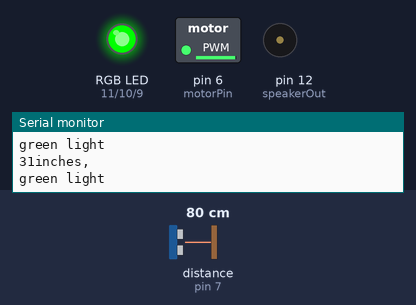
The sketch below on a simulated Arduino Uno, built with avr-gcc and run on an emulated ATmega328P. On the bench: switched loads named in the sketch (green lamp = pin HIGH), an RGB LED mixed from three pins (HIGH = lit), buzzer (waves = sounding), the last lines printed to the serial monitor. Wiring (inferred from the names in the program): ultrasonic range finder: trigger pin 7; echo pin 7. The inputs (shaded band) are chosen by the test bench; at power-on: distance to the obstacle (sensor on pin 7) 80 cm. The echo pulse lasts 58.3 µs per cm; dim RGB values are drawn brighter than linear.

Above: at 1.2 s.
1.3 s: distance to the obstacle (sensor on pin 7) set to 45 cm
4.3 s: distance to the obstacle (sensor on pin 7) set to 38 cm
At 6.0 s:
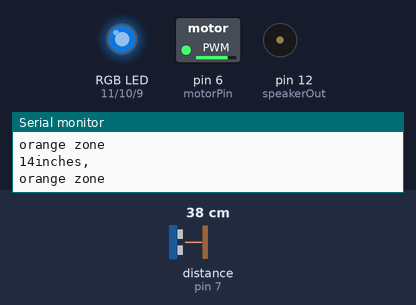
6.8 s: distance to the obstacle (sensor on pin 7) set to 2 cm
At 8.2 s:
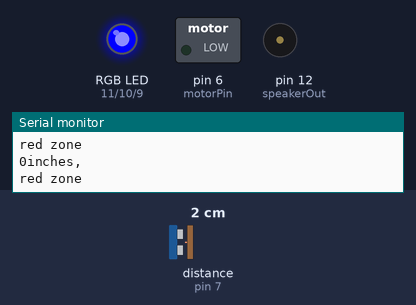
8.9 s: distance to the obstacle (sensor on pin 7) set to 9 cm
11.9 s: distance to the obstacle (sensor on pin 7) set to 12 cm
At 12.6 s:
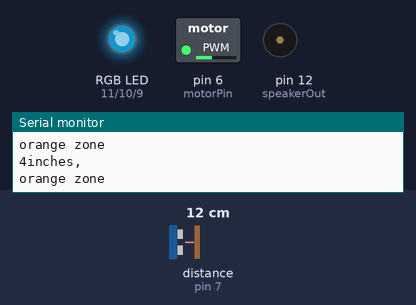
13.6 s: distance to the obstacle (sensor on pin 7) set to 21 cm
15.1 s: distance to the obstacle (sensor on pin 7) set to 27 cm
At 16.5 s:
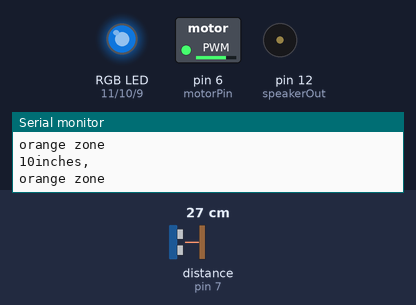
Timing chart, 0 to 18.1 s (numbered marks = the images above; inputs shaded):
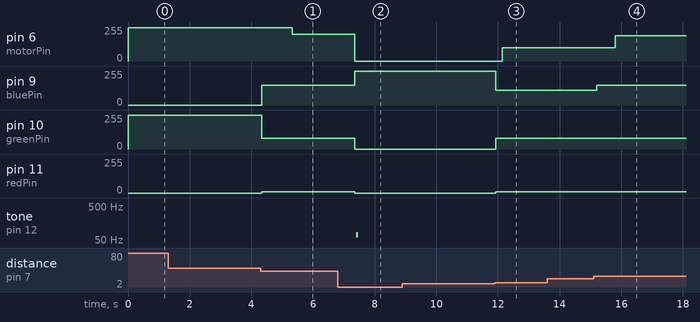

Measured:
- the behaviour switches between 41 and 40 cm on distance to the obstacle (sensor on pin 7) (found by bisection; images 0 and 1)
- the behaviour switches between 10 and 11 cm on distance to the obstacle (sensor on pin 7) (found by bisection; images 2 and 3)
- the behaviour switches between 23 and 24 cm on distance to the obstacle (sensor on pin 7) (found by bisection; images 3 and 4)
- after the input at 4.3 s, pin 6 (motorPin): 250/255 → 200/255 after 1.0 s; pin 9 (bluePin): 0/255 → 150/255 at once; pin 10 (greenPin): 255/255 → 80/255 at once; pin 11 (redPin): 0/255 → 10/255 at once
- after the input at 6.8 s, pin 6 (motorPin): 200/255 → 0/255 after 0.55 s; pin 9 (bluePin): 150/255 → 255/255 after 0.55 s; pin 10 (greenPin): 80/255 → 0/255 after 0.55 s; pin 11 (redPin): 10/255 → 0/255 after 0.55 s; tone on pin 12 (speakerOut): silent → 72 Hz after 0.60 s, → silent 0.08 s later
- after the input at 11.9 s, pin 6 (motorPin): 0/255 → 100/255 after 0.24 s; pin 9 (bluePin): 255/255 → 110/255 at once; pin 10 (greenPin): 0/255 → 80/255 at once; pin 11 (redPin): 0/255 → 10/255 at once
- after the input at 15.1 s, pin 6 (motorPin): 100/255 → 190/255 after 0.70 s; pin 9 (bluePin): 110/255 → 150/255 after 0.10 s

The sketch:

roadDetection.ino
```cpp
const int pingPin = 7;
//rgb display
int redPin = 11;
int greenPin = 10;
int bluePin = 9;
//speaker pin and different tones in the array to play
int speakerOut = 12;
int tones[] = {1915, 1700, 1519, 1432, 1275, 1136, 1014, 956};
//pin that the dc motor goes to
int motorPin = 6;

void setup() {
  // initialize serial communication:
  Serial.begin(9600);
  pinMode(redPin, OUTPUT);
  pinMode(greenPin, OUTPUT);
  pinMode(bluePin, OUTPUT);
}

void loop()
{


  // establish variables for duration of the ping,
  // and the distance result in inches and centimeters:
  long duration, inches, cm;

  // The PING))) is triggered by a HIGH pulse of 2 or more microseconds.
  // Give a short LOW pulse beforehand to ensure a clean HIGH pulse:
  pinMode(pingPin, OUTPUT);
  digitalWrite(pingPin, LOW);
  delayMicroseconds(2);
  digitalWrite(pingPin, HIGH);
  delayMicroseconds(5);
  digitalWrite(pingPin, LOW);

  // The same pin is used to read the signal from the PING))): a HIGH
  // pulse whose duration is the time (in microseconds) from the sending
  // of the ping to the reception of its echo off of an object.
  pinMode(pingPin, INPUT);
  duration = pulseIn(pingPin, HIGH);

  // convert the time into a distance
  inches = microsecondsToInches(duration);

  Serial.print(inches);
  Serial.print("inches, ");
  Serial.println();


// multiple while loops for callibration of the distances and change in speed tone and light visuals
   while(inches<=3)
      {
        Serial.print("red zone");
        Serial.println();
        //digitalWrite(motorPin,250);
        setColor(0, 0, 255); // red
        analogWrite(motorPin,0);
         redBeep();
         analogWrite(motorPin,0);
         delay(1);
        break;
       }


  while(inches > 3 && inches <=8)
       {
        Serial.print("orange zone");
        Serial.println();
        setColor(10 , 80, 110); // purple
        //analogWrite(motorPin,80);
        yellowBeep();
         analogWrite(motorPin,100);
        delay(1);
        break;
       }

   while(inches > 8 && inches <=12)
       {
        Serial.print("orange zone");
        Serial.println();
        setColor(10 , 80, 150); // purple
        //analogWrite(motorPin,150);
        yellowBeep1();
        analogWrite(motorPin,190);
          delay(1);
        break;
       }
   while(inches > 12 && inches <=15)
       {
        Serial.print("orange zone");
        Serial.println();
        setColor(10 , 80, 150); // purple
        //analogWrite(motorPin, 200);
        yellowBeep2();
        analogWrite(motorPin,200);
        delay(1);
        break;
       }


   while(inches > 15 && inches <= 50)
       {
        Serial.print("green light");
        Serial.println();
        setColor(0,255,0);
        analogWrite(motorPin,250);
         delay(1);
         break;
       }


//without this delay ; at green it flickers red
//so theres a need to delay the proccesses during the loop execution
// of some sort to constantly run through the loop when it breaks in the while
//i chose 1/1000 second to have the fastest reaction time between while loops
delay(1);

}

long microsecondsToInches(long microseconds)
{
  // 73.746 microseconds per inch (i.e. sound travels at 1130 feet per second
  return (microseconds / 74 / 2);
}
//if ever wanting to use centinmeters
long microsecondsToCentimeters(long microseconds)
{
  // The speed of sound is 340 m/s or 29 microseconds per centimeter.
  //the distance of the object we take half of the distance travelled.
  return (microseconds / 29 / 2);
}
//rgb display function

void setColor(int red, int green, int blue)
{
  //defining the colors//
#ifdef COMMON_ANODE
red = 255 - red;
green = 255 - green;
blue = 255 - blue;
#endif
//physically writing the values you want to pass through the parameters for the light manipulation
//method call is setColor(int,int,int);
analogWrite(redPin, red);
analogWrite(greenPin, green);
analogWrite(bluePin, blue);
}


void redBeep(){
    analogWrite(speakerOut, 0);
    analogWrite(speakerOut,500);
    delayMicroseconds(tones[1432]);
    analogWrite(speakerOut, 0);
    delayMicroseconds(0);

}

void yellowBeep(){
    analogWrite(speakerOut, 0);
    analogWrite(speakerOut,500);
    delayMicroseconds(tones[1432]);
    analogWrite(speakerOut, 0);
    delayMicroseconds(tones[1136]);
     delay(200);
}

void yellowBeep1(){
    analogWrite(speakerOut, 0);
    analogWrite(speakerOut,500);
    delayMicroseconds(tones[1432]);
    analogWrite(speakerOut, 0);
    delayMicroseconds(tones[1136]);
    delay(600);
}

void yellowBeep2(){
    analogWrite(speakerOut, 0);
    analogWrite(speakerOut,500);
    delayMicroseconds(tones[1432]);
    analogWrite(speakerOut, 0);
    delayMicroseconds(1000);
     delay(1000);
}
```
